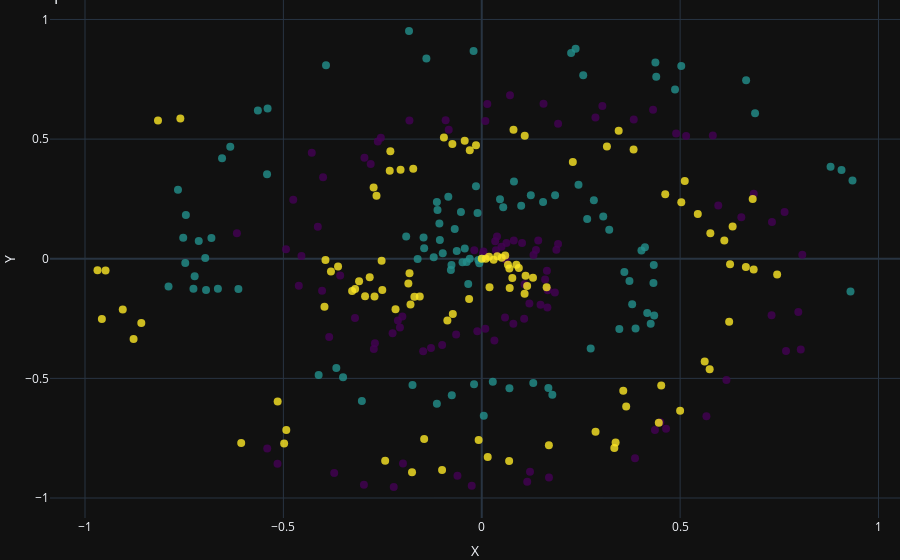

This figure's notebook cell:
### Code cell
# Graph the inputs
fig = go.Figure()
fig.add_trace(
    go.Scatter(
        x=X[:,0], y=X[:,1], mode='markers', 
        marker=dict(size=8, color=y, opacity=0.8, colorscale='Viridis'), name='Dataset'
    )
)

fig.update_layout(
    title='Spiral Dataset',
    xaxis_title='X',
    yaxis_title='Y',
    margin=dict(l=0, r=0, t=0, b=0),  # Set margins to zero
    
)
fig.show()

### Figure 1 — Plotly figure (JSON) as saved in the notebook; plotly's stock layout.template omitted (floating-point values rounded to 4 significant figures; data arrays with more than 128 entries replaced by an {"elided": "..."} marker saying what was removed)
{"data": [{"marker": {"color": {"elided": "300 int values"}, "colorscale": [[0.0, "#440154"], [0.1111, "#482878"], [0.2222, "#3e4989"], [0.3333, "#31688e"], [0.4444, "#26828e"], [0.5556, "#1f9e89"], [0.6667, "#35b779"], [0.7778, "#6ece58"], [0.8889, "#b5de2b"], [1.0, "#fde725"]], "opacity": 0.8, "size": 8}, "mode": "markers", "name": "Dataset", "x": {"elided": "300 float values"}, "y": {"elided": "300 float values"}, "type": "scatter"}], "layout": {"margin": {"l": 0, "r": 0, "t": 0, "b": 0}, "title": {"text": "Spiral Dataset"}, "xaxis": {"title": {"text": "X"}}, "yaxis": {"title": {"text": "Y"}}}}
